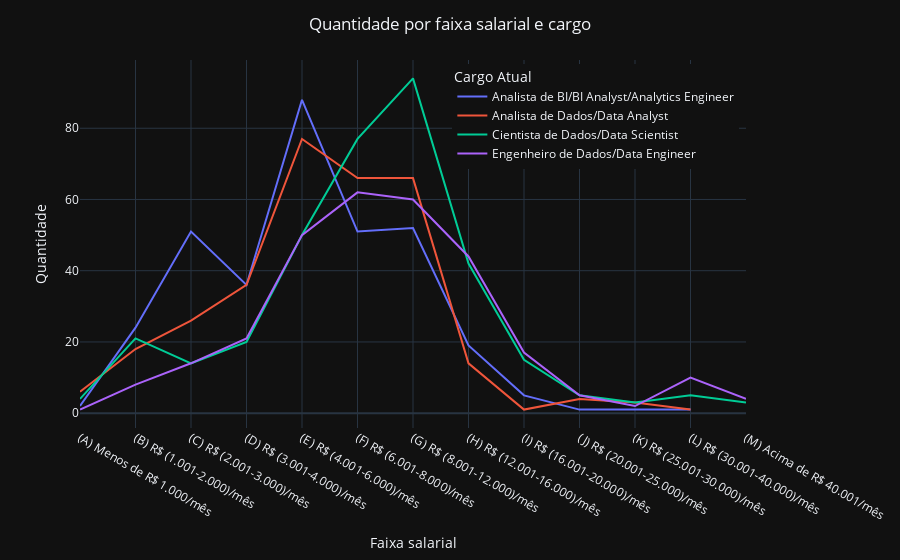

Notebook code for this chart:
### Code cell
# Plota linhas de quantidade por 'Faixa salarial' por 'Cargo Atual'
plotar_linha(df_cargo_salario_quantidade_2, eixo_x='Faixa salarial', eixo_y='Quantidade', titulo='Quantidade por faixa salarial e cargo',categorias='Cargo Atual')

### Figure 1 — Plotly figure (JSON) as saved in the notebook; plotly's stock layout.template omitted (floating-point values rounded to 4 significant figures)
{"data": [{"customdata": [["0.15%"], ["1.85%"], ["3.92%"], ["2.77%"], ["6.77%"], ["3.92%"], ["4.0%"], ["1.46%"], ["0.38%"], ["0.08%"], ["0.08%"], ["0.08%"]], "hovertemplate": "Cargo Atual=Analista de BI/BI Analyst/Analytics Engineer<br>Faixa salarial=%{x}<br>Quantidade=%{y}<br>Porcentagem=%{customdata[0]}<extra></extra>", "legendgroup": "Analista de BI/BI Analyst/Analytics Engineer", "line": {"color": "#636efa", "dash": "solid"}, "marker": {"symbol": "circle"}, "mode": "lines", "name": "Analista de BI/BI Analyst/Analytics Engineer", "orientation": "v", "showlegend": true, "x": ["(A) Menos de R$ 1.000/mês", "(B) R$ (1.001-2.000)/mês", "(C) R$ (2.001-3.000)/mês", "(D) R$ (3.001-4.000)/mês", "(E) R$ (4.001-6.000)/mês", "(F) R$ (6.001-8.000)/mês", "(G) R$ (8.001-12.000)/mês", "(H) R$ (12.001-16.000)/mês", "(I) R$ (16.001-20.000)/mês", "(J) R$ (20.001-25.000)/mês", "(K) R$ (25.001-30.000)/mês", "(L) R$ (30.001-40.000)/mês"], "xaxis": "x", "y": [2, 24, 51, 36, 88, 51, 52, 19, 5, 1, 1, 1], "yaxis": "y", "type": "scatter"}, {"customdata": [["0.46%"], ["1.38%"], ["2.0%"], ["2.77%"], ["5.92%"], ["5.08%"], ["5.08%"], ["1.08%"], ["0.08%"], ["0.31%"], ["0.23%"], ["0.08%"]], "hovertemplate": "Cargo Atual=Analista de Dados/Data Analyst<br>Faixa salarial=%{x}<br>Quantidade=%{y}<br>Porcentagem=%{customdata[0]}<extra></extra>", "legendgroup": "Analista de Dados/Data Analyst", "line": {"color": "#EF553B", "dash": "solid"}, "marker": {"symbol": "circle"}, "mode": "lines", "name": "Analista de Dados/Data Analyst", "orientation": "v", "showlegend": true, "x": ["(A) Menos de R$ 1.000/mês", "(B) R$ (1.001-2.000)/mês", "(C) R$ (2.001-3.000)/mês", "(D) R$ (3.001-4.000)/mês", "(E) R$ (4.001-6.000)/mês", "(F) R$ (6.001-8.000)/mês", "(G) R$ (8.001-12.000)/mês", "(H) R$ (12.001-16.000)/mês", "(I) R$ (16.001-20.000)/mês", "(J) R$ (20.001-25.000)/mês", "(K) R$ (25.001-30.000)/mês", "(L) R$ (30.001-40.000)/mês"], "xaxis": "x", "y": [6, 18, 26, 36, 77, 66, 66, 14, 1, 4, 3, 1], "yaxis": "y", "type": "scatter"}, {"customdata": [["0.31%"], ["1.62%"], ["1.08%"], ["1.54%"], ["3.85%"], ["5.92%"], ["7.23%"], ["3.23%"], ["1.15%"], ["0.38%"], ["0.23%"], ["0.38%"], ["0.23%"]], "hovertemplate": "Cargo Atual=Cientista de Dados/Data Scientist<br>Faixa salarial=%{x}<br>Quantidade=%{y}<br>Porcentagem=%{customdata[0]}<extra></extra>", "legendgroup": "Cientista de Dados/Data Scientist", "line": {"color": "#00cc96", "dash": "solid"}, "marker": {"symbol": "circle"}, "mode": "lines", "name": "Cientista de Dados/Data Scientist", "orientation": "v", "showlegend": true, "x": ["(A) Menos de R$ 1.000/mês", "(B) R$ (1.001-2.000)/mês", "(C) R$ (2.001-3.000)/mês", "(D) R$ (3.001-4.000)/mês", "(E) R$ (4.001-6.000)/mês", "(F) R$ (6.001-8.000)/mês", "(G) R$ (8.001-12.000)/mês", "(H) R$ (12.001-16.000)/mês", "(I) R$ (16.001-20.000)/mês", "(J) R$ (20.001-25.000)/mês", "(K) R$ (25.001-30.000)/mês", "(L) R$ (30.001-40.000)/mês", "(M) Acima de R$ 40.001/mês"], "xaxis": "x", "y": [4, 21, 14, 20, 50, 77, 94, 42, 15, 5, 3, 5, 3], "yaxis": "y", "type": "scatter"}, {"customdata": [["0.08%"], ["0.62%"], ["1.08%"], ["1.62%"], ["3.85%"], ["4.77%"], ["4.62%"], ["3.38%"], ["1.31%"], ["0.38%"], ["0.15%"], ["0.77%"], ["0.31%"]], "hovertemplate": "Cargo Atual=Engenheiro de Dados/Data Engineer<br>Faixa salarial=%{x}<br>Quantidade=%{y}<br>Porcentagem=%{customdata[0]}<extra></extra>", "legendgroup": "Engenheiro de Dados/Data Engineer", "line": {"color": "#ab63fa", "dash": "solid"}, "marker": {"symbol": "circle"}, "mode": "lines", "name": "Engenheiro de Dados/Data Engineer", "orientation": "v", "showlegend": true, "x": ["(A) Menos de R$ 1.000/mês", "(B) R$ (1.001-2.000)/mês", "(C) R$ (2.001-3.000)/mês", "(D) R$ (3.001-4.000)/mês", "(E) R$ (4.001-6.000)/mês", "(F) R$ (6.001-8.000)/mês", "(G) R$ (8.001-12.000)/mês", "(H) R$ (12.001-16.000)/mês", "(I) R$ (16.001-20.000)/mês", "(J) R$ (20.001-25.000)/mês", "(K) R$ (25.001-30.000)/mês", "(L) R$ (30.001-40.000)/mês", "(M) Acima de R$ 40.001/mês"], "xaxis": "x", "y": [1, 8, 14, 21, 50, 62, 60, 44, 17, 5, 2, 10, 4], "yaxis": "y", "type": "scatter"}], "layout": {"legend": {"title": {"text": "Cargo Atual"}, "tracegroupgap": 0, "x": 0.99, "xanchor": "right", "y": 0.99, "yanchor": "top"}, "margin": {"t": 60}, "title": {"text": "Quantidade por faixa salarial e cargo", "x": 0.5}, "xaxis": {"anchor": "y", "domain": [0.0, 1.0], "title": {"text": "Faixa salarial"}}, "yaxis": {"anchor": "x", "domain": [0.0, 1.0], "title": {"text": "Quantidade"}}}}
